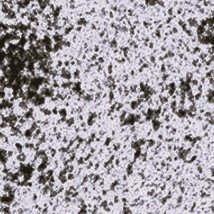
#> input picture foreground/cmb_cropped_BW.jpg, 214 x 214 px
$ jupyter execute --allow-errors foreground_subtraction.ipynb
#> lines starting #> are read from the running program, lines starting #| are printed output that depends on the picture
# Olivia Walters - Linear RM Grid Signal Processing Demo

## Setup

Some functions that were apart of the larger project, copy-pasted locally for easy distribution.

[cell 1]
from PIL import Image
import numpy as np
import random
import matplotlib.pyplot as plt
import math
from scipy.stats import norm

[cell 2]
def plot_RMs(rms, scale=1):
        rms_pos = np.array(list(filter(lambda val: val[2] > 0, rms.transpose()))).transpose()
        rms_neg = np.array(list(filter(lambda val: val[2] < 0, rms.transpose()))).transpose()

        plt.scatter(rms_pos[0] * scale, rms_pos[1] * scale, s=rms_pos[2], color=(1, 1, 1, 0), edgecolors='red', linewidth=2)
        plt.scatter(rms_neg[0] * scale, rms_neg[1] * scale, s=-1 * rms_neg[2], color=(1, 1, 1, 0), edgecolors='blue', linewidth=2)

To start off with, we'll generate a random grid of points in a square degree field to simulate an RM grid. This grid measurement will then be overlaid with a black and white image of any choice. The default will be a copy of the Planck CMB (because it looks noisy and 'blobby').

Make sure your input image is in same directory and is black and white (in RGB format) and square.

[cell 3]
# Create random RM grid

resolution = 30
gridn = 4 # width of field in degrees
points = resolution*gridn**2


image = Image.open('cmb_cropped_BW.jpg')
#> image is the input picture: PIL image 214x214 RGB; mean R, G, B 165.2, 161.2, 166.3

# Summarize some details about the image
print(image.format)
#| JPEG
print(image.size)
#| (214, 214)
print(image.mode)
#| RGB
#image.show()

# Get the image data as an array
width, height = image.size
#> width = 214; height = 214
image_arr = list(map(lambda px: int((px[0]+px[1]+px[2])/3), list(image.getdata())))
#> image_arr = 45796 items
image_arr = [image_arr[i*width:(i+1)*width] for i in range(height)]
#> image_arr = 214 items
#print(image_arr)

# Generate simulated lists
xy = np.array(random.sample([(x,y) for x in range(width) for y in range(height)], points))
x = xy.transpose()[0]
y = xy.transpose()[1]
s = []

# Develop 30 random numbers as POIs
for i in range(points):
    # Set zero point to be 50% of 256, or 128
    s.append(image_arr[x[i]][y[i]]-128)
#> after the loop, s = 480 values, max 116 at index 397, min -107 at index 152, mean 38.99

# Convert to single degree scale
x = gridn * x/(width)
y = gridn * y/(height)

ss = np.array([x, y, s])

plt.imshow(image)
plot_RMs(ss, width/gridn)
plt.show()
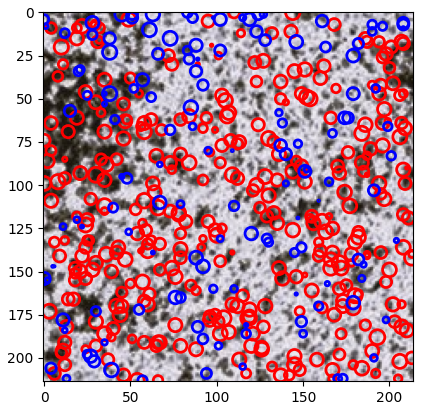
#> figure drawn by matplotlib, 1 panel

RM grid data from POSSUM can also be used as an input method.

Now that we have our RM grid, we can start applying our analysis tools and seeing their effect.

## Convolutional Blurring

### Kernel Creation

Before we can create our blurring algortithim, we first need to design a kernel. The primary issue is that we want our kernel size to be dynamic i.e. the code adapts to square kernels of different sizes. Thus we need to develop a small program to create a kernel for us automatically, and save the results in a .dat file.

[cell 4]
"""
    Creates a square kernel for evaluating the convolution. Kernel values must have an integral equal to 1. Kernels must be rotationally symmetric, however, if future eliptical kernels will be used, then it is as an array of rows as to make it easier to save.

    Shape can take on values: "box", "gaussian", "annulus", "sinc", negsinc".

    Size is the amount of pixels the kernel has on it's side.

    Box parameters: None
    Gaussian parameters: (FWHM)
"""
def make_kernel(shape, size, parameters=None, edge_sharpness=0):
#> called with shape = 'gaussian', size = 15, edge_sharpness = 0
    if shape == "box":
        return [[1/size**2]*size for i in range(size)]

    if shape == "gaussian":
        space = np.linspace(0, size, size)
        stdev = parameters[0]/(2*np.sqrt(2*np.log(2))) # FWHM = 2 * sqrt(2 * ln2) * std
        xspace = np.array(norm.pdf(space, loc=size/2, scale=stdev))
        kernel = []
        for x in xspace:
            kernel.append(list(xspace*x))
        return kernel

    print("Kernel made.")

"""
    Checks if kernel values when convolved with flat image is 1 (i.e. proper weighted mean)
"""
def check_normal(kernel):
    total = 0
    for y in range(len(kernel)):
        for x in range(len(kernel[y])):
            total += kernel[y][x]
    print("Kernel sum: "+str(total))
    return math.isclose(total, round(total))

"""
    Saves a created kernel to a .dat file in the directory.
"""
def save_kernel(kernel, filename='./output_kernel'):

#> called with filename = 'output_kernel'
    with open(filename+".dat", "w") as file:

        for y in range(len(kernel)):
            file.write(" ".join(list(map(str, kernel[y])))+"\n")

    print("Kernel saved.")

"""
    Loads a kernel from a given .dat file.
"""
def load_kernel(filename='./output_kernel'):
    kernel = []
    with open(filename+".dat", "r") as file:
        for row in file:
            kernel.append(list(map(float, row[:-1:1].split(" "))))

    print("Kernel loaded.")
    return kernel

[cell 5]
box = make_kernel("gaussian", 15, [2.335])
print(box)
print(check_normal(box))
save_kernel(box, "output_kernel")
#print(load_kernel("output_kernel"))
fig = plt.figure()
ax = plt.axes(projection='3d')
ax.contour3D(np.linspace(0, 15, 15), np.linspace(0, 15, 15), box, 50, cmap='binary')
plt.show()
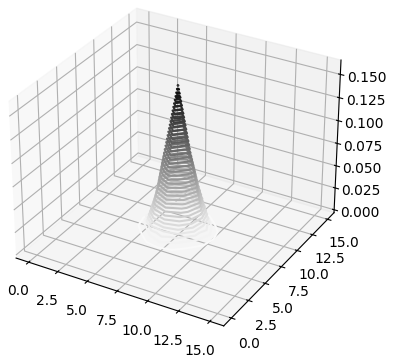
#> figure drawn by matplotlib, 1 panel
